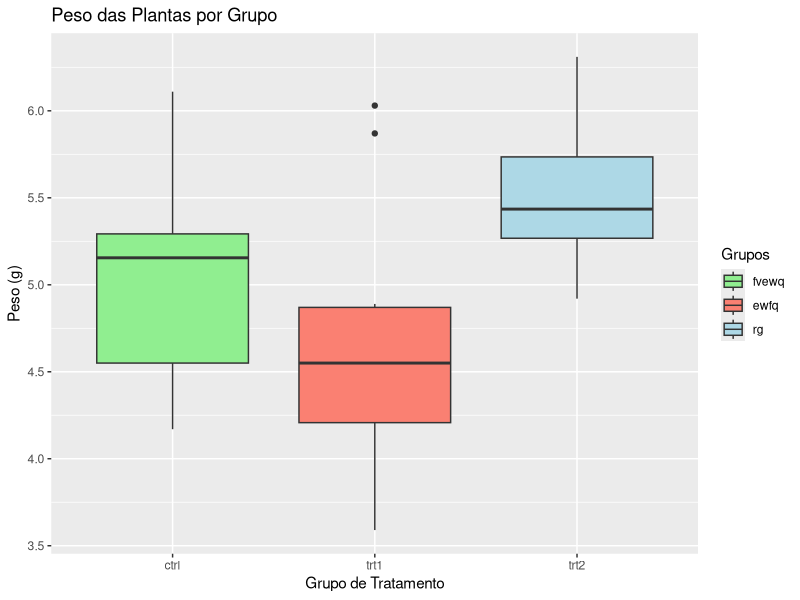

The R source for this figure:

# ANOVA One-Way ----------------------------------------------------------------------------------------------------------------------------
# Autoria do script: Jeanne Franco ---------------------------------------------------------------------------------------------------------
# Data: 22/04/25 ---------------------------------------------------------------------------------------------------------------------------

# Introdução -------------------------------------------------------------------------------------------------------------------------------

# O que fazemos para ver diferenças entre três ou mais grupos?: ----------------------------------------------------------------------------

## O que é ANOVA One-Way?

## A ANOVA (Análise de Variância) de uma via é um teste estatístico 
## utilizado para comparar as médias de três ou mais grupos 
## independentes, determinando se há evidências de que pelo menos 
## uma das médias difere significativamente das demais. É uma 
## extensão do teste t para amostras independentes.

## Hipóteses:

## H0: as médias de todos os grupos são iguais;
## H1: pelo menos uma média é diferente.

## Pressupostos:

## 1 - Normalidade dos resíduos.
## 2 - Homogeneidade de variâncias (homocedasticidade).
## 3 - Independência das observações.

# Exemplo prático com o dataset PlantGrowth ------------------------------------------------------------------------------------------------

## Carregar pacotes

library(tidyverse) # Manipulação e visualização de dados

## Carregando e explorando os dados:

# Carregar dados

data(PlantGrowth)
head(PlantGrowth)

# Resumo estatístico

summary(PlantGrowth)

# Visualizar estrutura

glimpse(PlantGrowth)

## Visualização inicial

ggplot(PlantGrowth, aes(x = group, 
                        y = weight, 
                        fill = group)) +
  geom_boxplot() +
  scale_fill_manual(values = c("lightgreen", 
                               "salmon", 
                               "lightblue"),
                    name = "Grupos",
                    breaks = c("ctrl", "trt1", "trt2"),
                    labels = c("fvewq", "ewfq", "rg")) +
  labs(x = "Grupo de Tratamento",
       y = "Peso (g)",
       title = "Peso das Plantas por Grupo")
